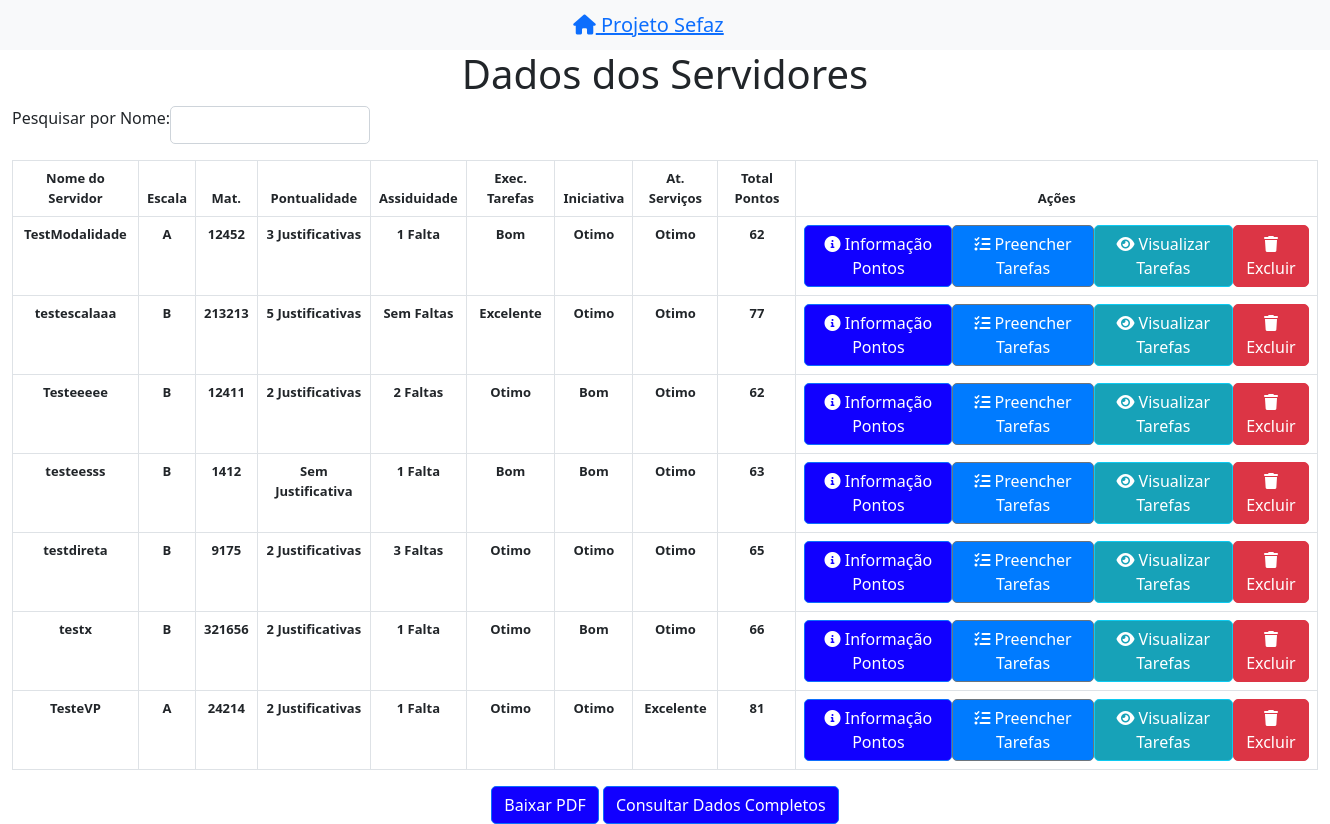
/dados_servidor/, run on an earlier commit of the app's database.
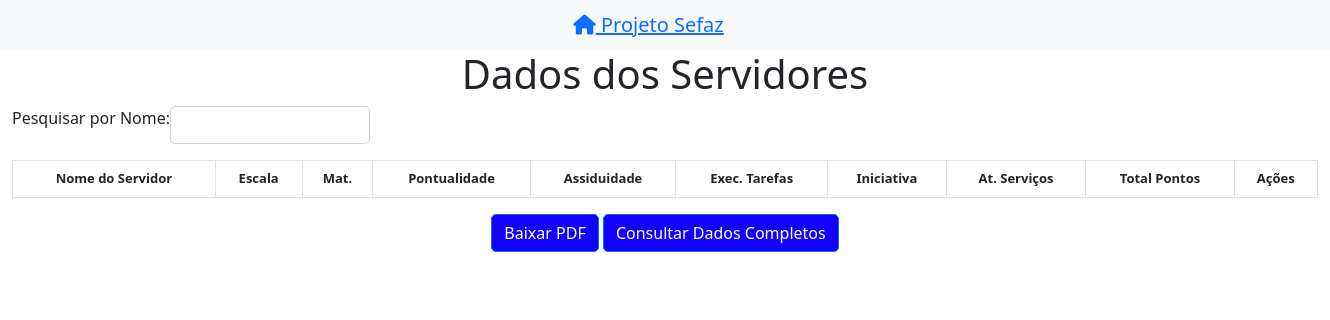
And on a later commit of the database.
### app_cad_serv/models.py (models this page shows, shortened)
class Servidor(models.Model):
    def validar_nome(value):
        if any(char.isdigit() for char in value):
            raise ValidationError('O nome não pode conter números.')
    def validar_matricula(value):
        if not value.isdigit():
            raise ValidationError('A matrícula deve conter apenas números.')
    ESCALA_CHOICES = [
        ('A', 'A'),
        ('B', 'B'),
        ('C', 'C'),
        ('D', 'D'),
    ]
    PONTUALIDADE_CHOICES = [
        ('Sem Justificativa', 'Sem Justificativa'),
        ('2 Justificativas', '2 Justificativas'),
        ('3 Justificativas', '3 Justificativas'),
        ('5 Justificativas', '5 Justificativas'),
    ]
    ASSIDUIDADE_CHOICES = [
        ('Sem Faltas', 'Sem Faltas'),
        ('1 Falta', '1 Falta'),
        ('2 Faltas', '2 Faltas'),
        ('3 Faltas', '3 Faltas'),
    ]
    EXECUCAO_TAREFAS_CHOICES = [
        ('Excelente', 'Excelente'),
        ('Otimo', 'Ótimo'),
        ('Bom', 'Bom'),
        ('Regular', 'Regular'),
    ]
    INICIATIVA_CHOICES = [
        ('Excelente', 'Excelente'),
        ('Otimo', 'Ótimo'),
        ('Bom', 'Bom'),
        ('Regular', 'Regular'),
    ]
    ATENDIMENTO_SERVICOS_CHOICES = [
        ('Excelente', 'Excelente'),
        ('Otimo', 'Ótimo'),
        ('Bom', 'Bom'),
        ('Regular', 'Regular'),
    ]
    TIPO_ESCALA_CHOICES = [
        ('DIRETA', 'Direta'),
        ('INDIRETA', 'Indireta'),
    ]
    TIPO_MODALIDADE_CHOICES = [
        ('PRESENCIAL', 'Presencial'),
        ('REMOTO', 'Remoto'),
    ]
    nome = models.CharField(max_length=100, null=False, default='', validators=[validar_nome])
    escala = models.CharField(max_length=10, choices=ESCALA_CHOICES)
    tipo_escala = models.CharField(max_length=10, choices=TIPO_ESCALA_CHOICES, default='')
    matricula = models.CharField(max_length=10, null=False, default='', unique=True, validators=[validar_matricula])
    pontualidade = models.CharField(max_length=50, choices=PONTUALIDADE_CHOICES)
    assiduidade = models.CharField(max_length=10, choices=ASSIDUIDADE_CHOICES)
    execucao_tarefas = models.CharField(max_length=10, choices=EXECUCAO_TAREFAS_CHOICES)
    iniciativa = models.CharField(max_length=10, choices=INICIATIVA_CHOICES)
    atendimento_servicos = models.CharField(max_length=10, choices=ATENDIMENTO_SERVICOS_CHOICES)
    total_pontos = models.IntegerField(default=0)
    gratificacao_pontos = models.IntegerField(default=0)
    tipo_modalidade = models.CharField(max_length=10,choices=TIPO_MODALIDADE_CHOICES, default='')
    mes_referencia = models.CharField(max_length=20, default='')

### app_cad_serv/views.py (the view)
# urls.py: path('dados_servidor/', views.dados_servidor, name='dados_servidor'),
def dados_servidor(request):
    servidores = Servidor.objects.all()
    return render(request, 'servidores/dados_servidor.html', {'servidores': servidores})

### app_cad_serv/templates/servidores/dados_servidor.html (shortened to what this page needs)
<!DOCTYPE html>
<html lang="en">
<head>
  <link href="https://cdn.jsdelivr.net/npm/bootstrap@5.0.2/dist/css/bootstrap.min.css" rel="stylesheet">
  <link rel="stylesheet" href="https://cdnjs.cloudflare.com/ajax/libs/font-awesome/6.0.0-beta3/css/all.min.css">
</head>
<body class="m-0">
  <nav class="navbar navbar-light bg-light">
    <div class="container-fluid text-center">
      <span class="navbar-brand mb-0 h1 d-flex justify-content-center">
        <a href="{% url 'home' %}">
          <i class="fas fa-home"></i> Projeto Sefaz
        </a>
      </span>
    </div>
  </nav>
  <div class="container-fluid text-center">
    <h1>Dados dos Servidores</h1>
    <div class="mb-3 d-flex justify-content-start">
      <label for="searchInput" class="form-label">Pesquisar por Nome:</label>
      <input type="text" class="form-control" id="searchInput" oninput="filterServidores()">
    </div>
    <table id="tabelaServidores" class="table table-bordered small-font">
      <thead>
        <tr>
          <th>Nome do Servidor</th>
          <th>Escala</th>
          <th>Mat.</th>
          <th>Pontualidade</th>
          <th>Assiduidade</th>
          <th>Exec. Tarefas</th>
          <th>Iniciativa</th>
          <th>At. Serviços</th>
          <th>Total Pontos</th>
          <th>Ações</th>
        </tr>
      </thead>
      <tbody>
        {% for servidor in servidores %}
          <tr>
            <td>{{ servidor.nome }}</td>
            <td>{{ servidor.escala }}</td>
            <td>{{ servidor.matricula }}</td>
            <td>{{ servidor.pontualidade }}</td>
            <td>{{ servidor.assiduidade }}</td>
            <td>{{ servidor.execucao_tarefas }}</td>
            <td>{{ servidor.iniciativa }}</td>
            <td>{{ servidor.atendimento_servicos }}</td>
            <td>{{ servidor.total_pontos }}</td>
            <td>
              <div class="d-flex">
                <a href="{% url 'relatorio_servidor' servidor.id %}" class="btn btn-primary mr-2">
                  <i class="fas fa-info-circle"></i> Informação Pontos
                </a>
                <a href="{% url 'preencher_tarefas' servidor.id %}" class="btn btn-secondary mr-2">
                  <i class="fas fa-tasks"></i> Preencher Tarefas
                </a>
                <a href="{% url 'visualizar_tarefas_servidor' servidor.id %}" class="btn btn-info mr-2">
                  <i class="fas fa-eye"></i> Visualizar Tarefas
                </a>
                <a href="{% url 'excluir_servidor' servidor.id %}" class="btn btn-danger">
                  <i class="fas fa-trash"></i> Excluir
                </a>
              </div>
            </td>
          </tr>
        {% endfor %}
      </tbody>
    </table>
    <a href="{% url 'download_pdf' %}" class="btn btn-primary">Baixar PDF</a>
    <a href="/dados_servidor_geral" class="btn btn-primary"> Consultar Dados Completos </a>
  </div>
</body>
</html>

### app_cad_serv/templates/servidores/dados_servidor.html (style rules this page uses)
.navbar-brand { text-align: center; width: 100%; padding-right: 150px; color: #fff; }
.navbar { width: 110%; max-width: none; background-color: #007BFF; }
#searchInput { max-width: 200px; border-radius: 5px; margin-right: 15px; }
#tabelaServidores { font-size: 13px; font-weight: bold; border-radius: 10px; }
.btn { transition: background-color 0.3s, color 0.3s; border-radius: 5px; }
.btn-primary { background-color: #1100ff; color: #fff; }

What changed in the data, as far as the page shows it:
removed Servidor: nome "TestModalidade", escala "A", matricula "12452", pontualidade "3 Justificativas", assiduidade "1 Falta", execucao_tarefas "Bom", iniciativa "Otimo", atendimento_servicos "Otimo", total_pontos "62"
removed Servidor: nome "testescalaaa", escala "B", matricula "213213", pontualidade "5 Justificativas", assiduidade "Sem Faltas", execucao_tarefas "Excelente", iniciativa "Otimo", atendimento_servicos "Otimo", total_pontos "77"
removed Servidor: nome "Testeeeee", escala "B", matricula "12411", pontualidade "2 Justificativas", assiduidade "2 Faltas", execucao_tarefas "Otimo", iniciativa "Bom", atendimento_servicos "Otimo", total_pontos "62"
removed Servidor: nome "testeesss", escala "B", matricula "1412", pontualidade "Sem Justificativa", assiduidade "1 Falta", execucao_tarefas "Bom", iniciativa "Bom", atendimento_servicos "Otimo", total_pontos "63"
removed Servidor: nome "testdireta", escala "B", matricula "9175", pontualidade "2 Justificativas", assiduidade "3 Faltas", execucao_tarefas "Otimo", iniciativa "Otimo", atendimento_servicos "Otimo", total_pontos "65"
removed Servidor: nome "testx", escala "B", matricula "321656", pontualidade "2 Justificativas", assiduidade "1 Falta", execucao_tarefas "Otimo", iniciativa "Bom", atendimento_servicos "Otimo", total_pontos "66"
removed Servidor: nome "TesteVP", escala "A", matricula "24214", pontualidade "2 Justificativas", assiduidade "1 Falta", execucao_tarefas "Otimo", iniciativa "Otimo", atendimento_servicos "Excelente", total_pontos "81"
